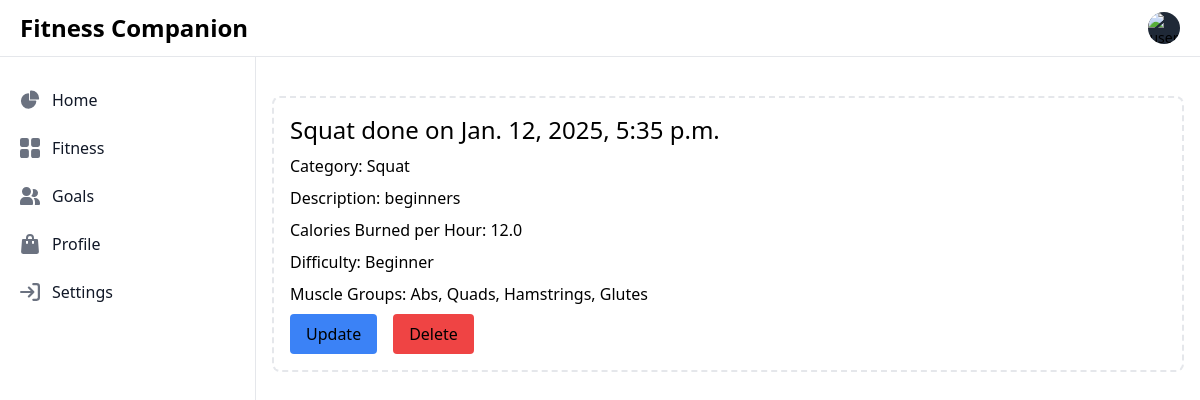
The page /fitness/exercise/2/ (signed in) on the database its author committed.
### fitness/models.py (models this page shows, shortened)
class Exercise(models.Model):
    DIFFICULTY_LEVELS = [
        ("beginner", "Beginner"),
        ("intermediate", "Intermediate"),
        ("advanced", "Advanced"),
    ]
    user = models.ForeignKey(settings.AUTH_USER_MODEL, on_delete=models.CASCADE)
    created_at = models.DateTimeField(auto_now_add=True)
    name = models.CharField(max_length=200)
    category = models.ForeignKey(ExerciseCategory, on_delete=models.SET_NULL, null=True)
    description = models.TextField(blank=True)
    calories_burned_per_hour = models.FloatField(validators=[MinValueValidator(0)])
    difficulty = models.CharField(max_length=20, choices=DIFFICULTY_LEVELS)
    muscle_groups = models.ManyToManyField("MuscleGroup")

class ExerciseCategory(models.Model):
    user = models.ForeignKey(settings.AUTH_USER_MODEL, on_delete=models.CASCADE)
    name = models.CharField(max_length=100, unique=True)
    description = models.TextField(blank=True)

class MuscleGroup(models.Model):
    name = models.CharField(max_length=100, unique=True)
    description = models.TextField(blank=True)
    def __str__(self):
        return self.name

### fitness/views.py (the view)
# urls.py: path('exercise/<int:exercise_id>/', views.exercise_detail, name='exercise_detail'),
@login_required
def exercise_detail(request, exercise_id):
    exercise = get_object_or_404(Exercise, id=exercise_id)
    return render(request, 'exercise_detail.html', {'exercise': exercise})

### templates/exercise_detail.html
{% extends "base.html" %}
{% block content %}
<div class="flex-col space-y-2">
    <h2 class="text-2xl">{{ exercise.name }} done on {{exercise.created_at}}</h2>
    <p>Category: {{ exercise.category.name }}</p>
    <p>Description: {{ exercise.description }}</p>
    <p>Calories Burned per Hour: {{ exercise.calories_burned_per_hour }}</p>
    <p>Difficulty: {{ exercise.get_difficulty_display }}</p>
    <p>Muscle Groups: {{ exercise.muscle_groups.all|join:", " }}</p>
    <div class="flex gap-4">
        <a href="{% url 'update_exercise' exercise.id %}" class="bg-blue-500 hover:bg-blue-700 py-2 px-4 rounded">Update</a>
        <a href="{% url 'delete_exercise' exercise.id %}" class="bg-red-500 hover:bg-red-700 py-2 px-4 rounded">Delete</a>
    </div>
    </div>
</div>
{% endblock %}

### rows shown on the page
Exercise: name "Squat", created_at "Jan. 12, 2025, 5:35 p.m.", category.name "Squat", description "beginners", calories_burned_per_hour "12.0", difficulty "Beginner", muscle_groups.all "Abs, Quads, Hamstrings, Glutes"
